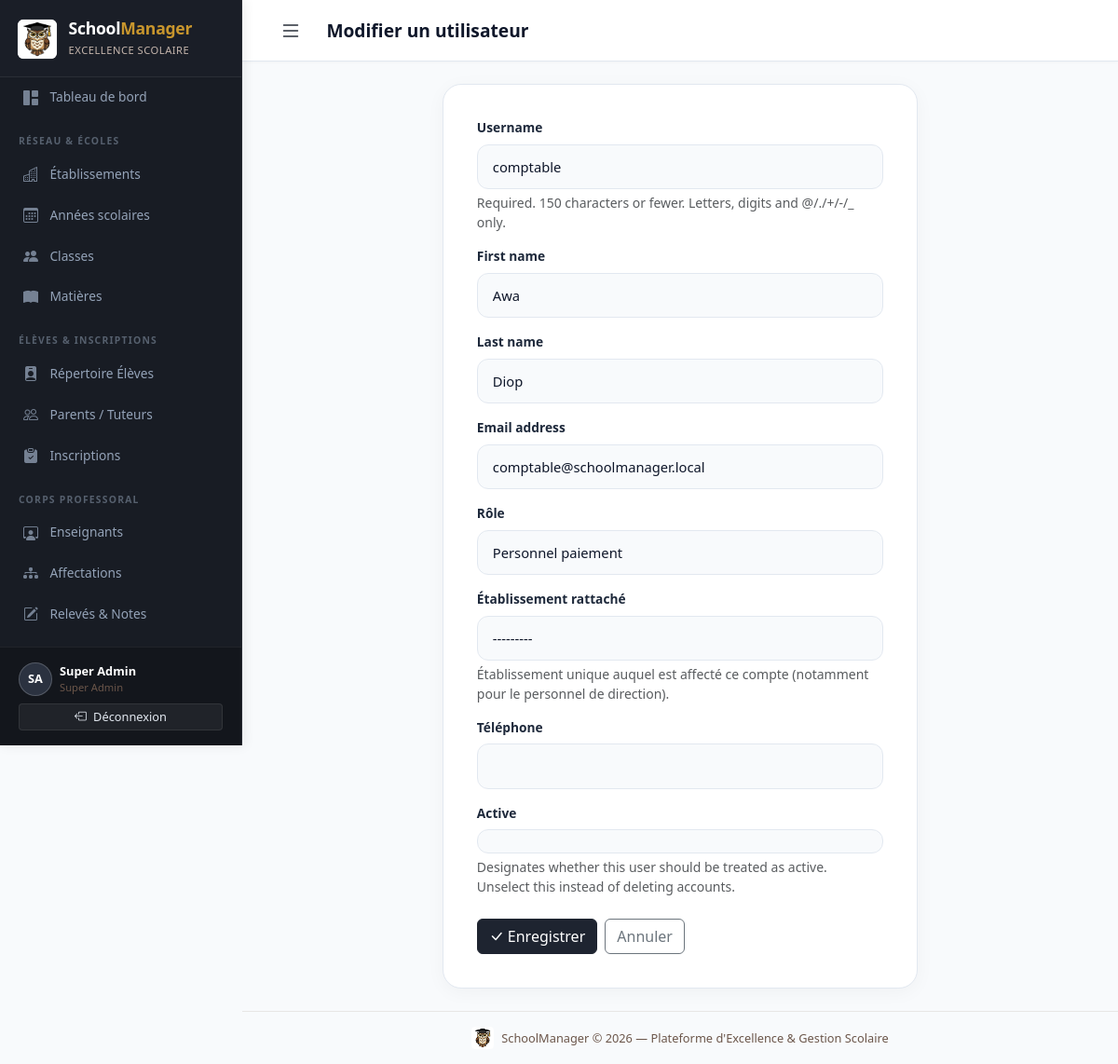
/accounts/utilisateurs/3/modifier/ (signed in), run on the app's committed database.
### accounts/models.py (models this page shows, shortened)
class CustomUser(AbstractUser):
    ROLE_ADMIN = 'admin'
    ROLE_DIRECTION = 'direction'
    ROLE_ENSEIGNANT = 'enseignant'
    ROLE_PAIEMENT = 'paiement'
    ROLE_CHOICES = [
        (ROLE_ADMIN, 'Administrateur'),
        (ROLE_DIRECTION, 'Personnel de direction'),
        (ROLE_ENSEIGNANT, 'Enseignant'),
        (ROLE_PAIEMENT, 'Personnel paiement'),
    ]
    role = models.CharField(
        max_length=20,
        choices=ROLE_CHOICES,
        default=ROLE_DIRECTION,
        verbose_name='Rôle',
    )
    etablissement = models.ForeignKey(
        'school.Etablissement',
        on_delete=models.SET_NULL,
        null=True,
        blank=True,
        related_name='utilisateurs',
        verbose_name='Établissement rattaché',
        help_text="Établissement unique auquel est affecté ce compte (notamment pour le personnel de direction)."
    )
    telephone = models.CharField(max_length=20, blank=True, verbose_name='Téléphone')
    class Meta:
        verbose_name = 'Utilisateur'
        verbose_name_plural = 'Utilisateurs'
    @property
    def is_super_admin(self):
        return self.is_superuser or self.role == self.ROLE_ADMIN
    @property
    def is_enseignant(self):
        return self.role == self.ROLE_ENSEIGNANT
    @property
    def is_paiement(self):
        return self.role == self.ROLE_PAIEMENT

### accounts/views.py (the view)
# urls.py: path('utilisateurs/<int:pk>/modifier/', views.user_edit, name='user_edit'),
@login_required
@admin_required
def user_edit(request, pk):
    user = get_object_or_404(CustomUser, pk=pk)
    form = CustomUserChangeForm(request.POST or None, instance=user)
    if request.method == 'POST' and form.is_valid():
        form.save()
        messages.success(request, 'Utilisateur modifié avec succès.')
        return redirect('accounts:user_list')
    return render(request, 'accounts/user_form.html', {'form': form, 'title': 'Modifier un utilisateur', 'object': user})

### accounts/forms.py
class CustomUserChangeForm(UserChangeForm):
    password = None  # On ne touche pas au mot de passe ici
    class Meta:
        model = CustomUser
        fields = ('username', 'first_name', 'last_name', 'email', 'role', 'etablissement', 'telephone', 'is_active')
    def __init__(self, *args, **kwargs):
        super().__init__(*args, **kwargs)
        for field in self.fields.values():
            field.widget.attrs.setdefault('class', 'form-control')

### school/models.py (called while the page is built)
    def __str__(self):
        return self.nom

### templates/accounts/user_form.html (shortened to what this page needs)
{% extends 'base.html' %}
{% block page_title %}{{ title }}{% endblock %}
{% block content %}
<div class="row justify-content-center">
  <div class="col-lg-7">
    <div class="form-card">
      <form method="post" novalidate>
        {% for field in form %}
        <div class="mb-3">
          <label for="{{ field.id_for_label }}" class="form-label">{{ field.label }}</label>
          {{ field }}
          {% if field.help_text %}<div class="form-text">{{ field.help_text }}</div>{% endif %}
        </div>
        {% endfor %}
        <div class="d-flex gap-2 mt-4">
          <button type="submit" class="btn btn-primary"><i class="bi bi-check-lg me-1"></i>Enregistrer</button>
          <a href="{% url 'accounts:user_list' %}" class="btn btn-outline-secondary">Annuler</a>
        </div>
      </form>
    </div>
  </div>
</div>
{% endblock %}

### templates/base.html (shortened to what this page needs)
{% load static %}
<!DOCTYPE html>
<html lang="fr">
<head>
  <link href="https://cdn.jsdelivr.net/npm/bootstrap@5.3.3/dist/css/bootstrap.min.css" rel="stylesheet">
  <link href="https://cdn.jsdelivr.net/npm/bootstrap-icons@1.11.3/font/bootstrap-icons.css" rel="stylesheet">
  <link href="{% static 'css/schoolmanager.css' %}" rel="stylesheet">
</head>
<body>
{% if user.is_authenticated %}
<nav id="sidebar">
  <a href="{% url 'dashboard' %}" class="sidebar-brand text-decoration-none" title="Tableau de bord — SchoolManager">
    <img src="{% static 'img/logo.jpg' %}" alt="Logo Hibou SchoolManager" class="sidebar-brand-logo rounded-2">
    <div>
      <h4>School<span>Manager</span></h4>
      <small>Excellence Scolaire</small>
    </div>
  </a>
  <div class="sidebar-nav-scroll">
    <a href="{% url 'dashboard' %}" class="nav-link {% if request.resolver_match.url_name == 'dashboard' %}active{% endif %}">
      <i class="bi bi-grid-1x2-fill"></i> Tableau de bord
    </a>
    {% if user.is_enseignant %}
    <div class="nav-section-title">Espace Pédagogique</div>
    <a href="{% url 'academics:note_list' %}" class="nav-link {% if 'notes' in request.path %}active{% endif %}">
      <i class="bi bi-pencil-square"></i> Mes Notes
    </a>
    <a href="{% url 'academics:affectation_list' %}" class="nav-link {% if 'affectations' in request.path %}active{% endif %}">
      <i class="bi bi-diagram-3-fill"></i> Mes Affectations
    </a>
    <div class="nav-section-title">Mes Classes &amp; Élèves</div>
    <a href="{% url 'school:classe_list' %}" class="nav-link {% if 'classes' in request.path %}active{% endif %}">
      <i class="bi bi-people-fill"></i> Classes
    </a>
    <a href="{% url 'school:matiere_list' %}" class="nav-link {% if 'matieres' in request.path %}active{% endif %}">
      <i class="bi bi-book-fill"></i> Matières
    </a>
    <a href="{% url 'students:eleve_list' %}" class="nav-link {% if '/students/' in request.path and 'parents' not in request.path and 'inscriptions' not in request.path %}active{% endif %}">
      <i class="bi bi-person-badge-fill"></i> Élèves
    </a>
    <div class="nav-section-title">Suivi des Présences</div>
    <a href="{% url 'attendance_payments:absence_list' %}" class="nav-link {% if 'absences' in request.path %}active{% endif %}">
      <i class="bi bi-calendar-x-fill"></i> Saisie des Absences
    </a>
    {% elif user.is_super_admin %}
    <div class="nav-section-title">Réseau &amp; Écoles</div>
    <a href="{% url 'school:etablissement_list' %}" class="nav-link {% if 'etablissement' in request.path %}active{% endif %}">
      <i class="bi bi-buildings"></i> Établissements
    </a>
    <a href="{% url 'school:annee_list' %}" class="nav-link {% if 'annees' in request.path %}active{% endif %}">
      <i class="bi bi-calendar3"></i> Années scolaires
    </a>
    <a href="{% url 'school:classe_list' %}" class="nav-link {% if 'classes' in request.path %}active{% endif %}">
      <i class="bi bi-people-fill"></i> Classes
    </a>
    <a href="{% url 'school:matiere_list' %}" class="nav-link {% if 'matieres' in request.path %}active{% endif %}">
      <i class="bi bi-book-fill"></i> Matières
    </a>
    <div class="nav-section-title">Élèves &amp; Inscriptions</div>
    <a href="{% url 'students:eleve_list' %}" class="nav-link {% if '/students/' in request.path and 'parents' not in request.path and 'inscriptions' not in request.path %}active{% endif %}">
      <i class="bi bi-person-badge-fill"></i> Répertoire Élèves
    </a>
    <a href="{% url 'students:parent_list' %}" class="nav-link {% if 'parents' in request.path %}active{% endif %}">
      <i class="bi bi-people"></i> Parents / Tuteurs
    </a>
    <a href="{% url 'students:inscription_list' %}" class="nav-link {% if 'inscriptions' in request.path %}active{% endif %}">
      <i class="bi bi-clipboard-check-fill"></i> Inscriptions
    </a>
    <div class="nav-section-title">Corps Professoral</div>
    <a href="{% url 'academics:enseignant_list' %}" class="nav-link {% if 'enseignants' in request.path %}active{% endif %}">
      <i class="bi bi-person-workspace"></i> Enseignants
    </a>
    <a href="{% url 'academics:affectation_list' %}" class="nav-link {% if 'affectations' in request.path %}active{% endif %}">
      <i class="bi bi-diagram-3-fill"></i> Affectations
    </a>
    <a href="{% url 'academics:note_list' %}" class="nav-link {% if 'notes' in request.path %}active{% endif %}">
      <i class="bi bi-pencil-square"></i> Relevés &amp; Notes
    </a>
    <div class="nav-section-title">Suivi &amp; Comptabilité</div>
    {% endif %}
  </div>
  <div class="sidebar-footer">
    <div class="d-flex align-items-center gap-2 mb-2">
      <div class="avatar-initiales">{{ user.first_name|first|upper }}{{ user.last_name|first|upper }}</div>
      <div class="overflow-hidden">
        <div class="text-truncate text-white" style="font-size:0.8rem;font-weight:600;">{{ user.get_full_name|default:user.username }}</div>
        <div style="color:var(--secondary);font-size:0.7rem;">
          {% if user.is_super_admin %}Super Admin
          {% elif user.is_direction %}Direction &bull; {{ user.etablissement.nom|default:'Établissement' }}
          {% else %}{{ user.get_role_display }}{% endif %}
        </div>
      </div>
    </div>
    <form method="post" action="{% url 'accounts:logout' %}">
      <button type="submit" class="btn btn-sm w-100 btn-logout">
        <i class="bi bi-box-arrow-left me-1"></i> Déconnexion
      </button>
    </form>
  </div>
</nav>
{% endif %}
<div id="main-content" {% if not user.is_authenticated %}style="margin-left:0"{% endif %}>
  {% if user.is_authenticated %}
  <header class="topbar">
    <div class="topbar-left">
      <button class="btn btn-sm d-md-none" id="sidebarToggle" style="background:transparent;border:none;" aria-label="Ouvrir le menu">
        <i class="bi bi-list fs-4" style="color:var(--primary)"></i>
      </button>
      <h1 class="page-title">{% block page_title %}{% endblock %}</h1>
    </div>
  </header>
  {% endif %}
  <main class="{% if user.is_authenticated %}p-4 flex-grow-1{% endif %}">
    {% block content %}{% endblock %}
  </main>
  {% if user.is_authenticated %}
  <footer class="text-center py-3" style="font-size:0.8rem;color:var(--secondary);border-top:1px solid rgba(110,84,70,0.12);">
    <div class="d-flex align-items-center justify-content-center gap-2">
      <img src="{% static 'img/logo.jpg' %}" alt="Logo Hibou SchoolManager" style="width:24px;height:24px;border-radius:4px;" class="shadow-xs" loading="lazy">
      <span>SchoolManager &copy; {% now "Y" %} — Plateforme d'Excellence &amp; Gestion Scolaire</span>
    </div>
  </footer>
  {% endif %}
</div>
</body>
</html>

### data on the page
CustomUser: first_name|first "S", last_name|first "A", get_full_name "Super Admin"
CustomUser: form "comptable" "Awa" "Diop" "comptable@schoolmanager.local" "Personnel paiement" "---------" "☑"

### other printed values
{{ title }} "Modifier un utilisateur"
{{ field.label }} "Username" "First name" "Last name" "Email address" "Rôle" "Établissement rattaché" "Téléphone" "Active"
{{ field.help_text }} "Required. 150 characters or fewer. Letters, digits and @/./+/-/_ only." "Établissement unique auquel est affecté ce compte (notamment pour le personnel de direction)." "Designates whether this user should be treated as active. Unselect this instead of deleting accounts."
